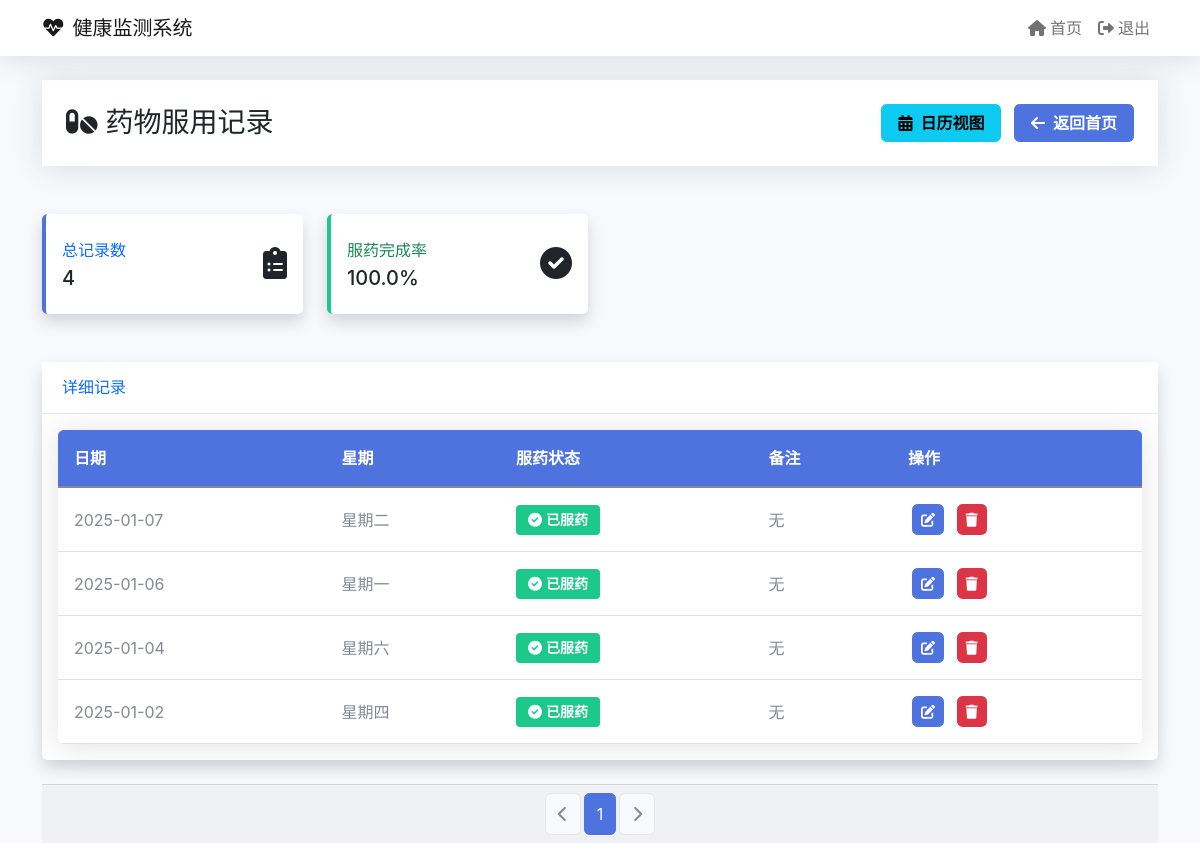
The app's page /medicine_detail (signed in), older data.
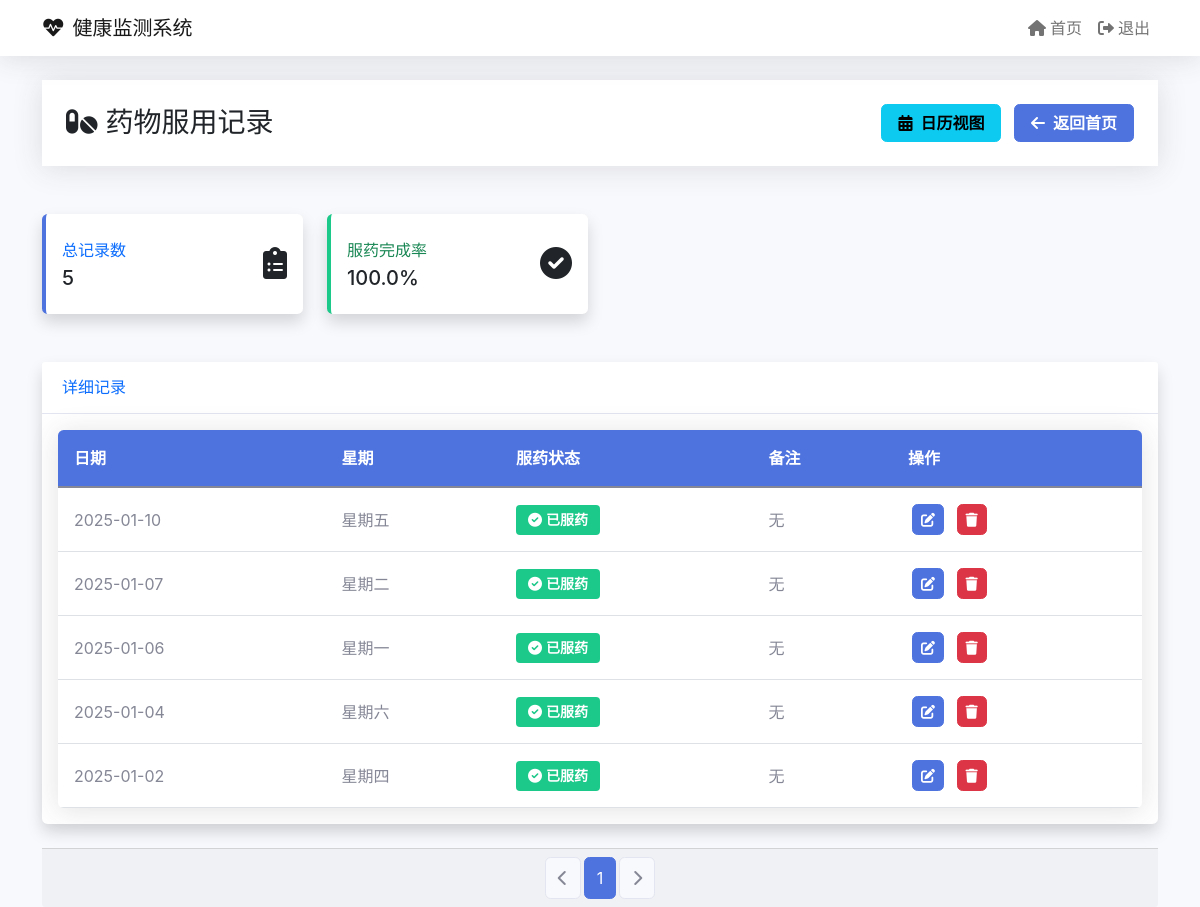
The same page, newer data.
### tables this page shows
CREATE TABLE medicine_records
                 (id INTEGER PRIMARY KEY AUTOINCREMENT,
                  date TEXT NOT NULL,
                  day_of_week TEXT NOT NULL,
                  medicine_taken BOOLEAN NOT NULL,
                  notes TEXT);

### app.py (the view)
@app.route('/medicine_detail')
@login_required
def medicine_detail():
    page = request.args.get('page', 1, type=int)
    per_page = 10
    db = get_db()
    total = db.execute('SELECT COUNT(*) FROM medicine_records').fetchone()[0]
    total_pages = (total + per_page - 1) // per_page
    offset = (page - 1) * per_page
    records = db.execute('''SELECT * FROM medicine_records
                            ORDER BY date DESC LIMIT ? OFFSET ?''',
                         [per_page, offset]).fetchall()
    db.close()
    return render_template('medicinedetail.html',
                         records=records,
                         current_page=page,
                         total_pages=total_pages)

### app.py (called while the page is built)
def login_required(f):
    @wraps(f)
    def decorated_function(*args, **kwargs):
        if 'logged_in' not in session:
            return redirect(url_for('login'))
        return f(*args, **kwargs)
    return decorated_function

### templates/medicinedetail.html (shortened to what this page needs)
{% extends "base.html" %}
{% block content %}
<div class="row mb-4">
    <div class="col-12">
        <div class="page-header">
            <div class="container">
                <div class="d-flex justify-content-between align-items-center">
                    <h1 class="h3 mb-0 text-gray-800">
                        <i class="fas fa-pills me-2"></i>药物服用记录
                    </h1>
                    <div>
                        <a href="{{ url_for('medicine_calendar') }}" class="btn btn-info">
                            <i class="fas fa-calendar-alt me-2"></i>日历视图
                        </a>
                        <a href="{{ url_for('landing') }}" class="btn btn-primary ms-2">
                            <i class="fas fa-arrow-left me-2"></i>返回首页
                        </a>
                    </div>
                </div>
            </div>
        </div>
    </div>
</div>
<div class="row mb-4">
    <div class="col-xl-3 col-md-6 mb-4">
        <div class="card border-left-primary shadow h-100 py-2 stats-card">
            <div class="card-body">
                <div class="row no-gutters align-items-center">
                    <div class="col mr-2">
                        <div class="text-xs font-weight-bold text-primary text-uppercase mb-1">总记录数</div>
                        <div class="h5 mb-0 font-weight-bold text-gray-800">{{ records|length }}</div>
                    </div>
                    <div class="col-auto">
                        <i class="fas fa-clipboard-list fa-2x text-gray-300"></i>
                    </div>
                </div>
            </div>
        </div>
    </div>
    <div class="col-xl-3 col-md-6 mb-4">
        <div class="card border-left-success shadow h-100 py-2 stats-card">
            <div class="card-body">
                <div class="row no-gutters align-items-center">
                    <div class="col mr-2">
                        <div class="text-xs font-weight-bold text-success text-uppercase mb-1">服药完成率</div>
                        <div class="h5 mb-0 font-weight-bold text-gray-800">
                            {% set taken_count = records|selectattr('medicine_taken')|list|length %}
                            {{ "%.1f"|format(taken_count / records|length * 100 if records|length > 0 else 0) }}%
                        </div>
                    </div>
                    <div class="col-auto">
                        <i class="fas fa-check-circle fa-2x text-gray-300"></i>
                    </div>
                </div>
            </div>
        </div>
    </div>
</div>
<div class="card shadow mb-4">
    <div class="card-header py-3">
        <h6 class="m-0 font-weight-bold text-primary">详细记录</h6>
    </div>
    <div class="card-body">
        <div class="table-responsive">
            <table class="table table-hover">
                <thead>
                    <tr>
                        <th>日期</th>
                        <th>星期</th>
                        <th>服药状态</th>
                        <th>备注</th>
                        <th>操作</th>
                    </tr>
                </thead>
                <tbody>
                    {% for record in records %}
                    <tr>
                        <td>{{ record.date }}</td>
                        <td>{{ record.day_of_week }}</td>
                        <td>
                            {% if record.medicine_taken %}
                            <span class="badge badge-success">
                                <i class="fas fa-check-circle me-1"></i>已服药
                            </span>
                            {% else %}
                            <span class="badge badge-danger">
                                <i class="fas fa-times-circle me-1"></i>未服药
                            </span>
                            {% endif %}
                        </td>
                        <td>{{ record.notes or '无' }}</td>
                        <td class="action-buttons">
                            <button type="button" class="btn btn-primary btn-sm" data-bs-toggle="modal" data-bs-target="#editModal{{ record.id }}">
                                <i class="fas fa-edit"></i>
                            </button>
                            <a href="{{ url_for('delete_medicine_record', id=record.id) }}" class="btn btn-danger btn-sm" onclick="return confirm('确定要删除这条记录吗？')">
                                <i class="fas fa-trash"></i>
                            </a>
                        </td>
                    </tr>
                    {% endfor %}
                </tbody>
            </table>
        </div>
    </div>
</div>
<div class="card-footer">
    <nav aria-label="Page navigation">
        <ul class="pagination justify-content-center mb-0">
            <li class="page-item {{ 'disabled' if current_page == 1 }}">
                <a class="page-link" href="{{ url_for('medicine_detail', page=current_page-1) if current_page > 1 else '#' }}">
                    <i class="fas fa-chevron-left"></i>
                </a>
            </li>
            {% for page in range(1, total_pages + 1) %}
                {% if page == current_page %}
                    <li class="page-item active">
                        <span class="page-link">{{ page }}</span>
                    </li>
                {% endif %}
            {% endfor %}
            <li class="page-item {{ 'disabled' if current_page == total_pages }}">
                <a class="page-link" href="{{ url_for('medicine_detail', page=current_page+1) if current_page < total_pages else '#' }}">
                    <i class="fas fa-chevron-right"></i>
                </a>
            </li>
        </ul>
    </nav>
</div>
{% endblock %}

### templates/base.html (shortened to what this page needs)
<!DOCTYPE html>
<html>
<head>
    <link href="https://cdn.jsdelivr.net/npm/bootstrap@5.1.3/dist/css/bootstrap.min.css" rel="stylesheet">
    <link href="https://cdnjs.cloudflare.com/ajax/libs/font-awesome/6.0.0/css/all.min.css" rel="stylesheet">
</head>
<body>
    <nav class="navbar navbar-expand-lg navbar-light mb-4">
        <div class="container">
            <a class="navbar-brand" href="{{ url_for('landing') }}">
                <i class="fas fa-heartbeat me-2"></i>健康监测系统
            </a>
            {% if session.logged_in %}
            <div class="collapse navbar-collapse" id="navbarNav">
                <ul class="navbar-nav ms-auto">
                    <li class="nav-item">
                        <a class="nav-link" href="{{ url_for('landing') }}">
                            <i class="fas fa-home me-1"></i>首页
                        </a>
                    </li>
                    <li class="nav-item">
                        <a class="nav-link" href="{{ url_for('logout') }}">
                            <i class="fas fa-sign-out-alt me-1"></i>退出
                        </a>
                    </li>
                </ul>
            </div>
            {% endif %}
        </div>
    </nav>
    <div class="container">
        {% block content %}{% endblock %}
    </div>
</body>
</html>

### templates/base.html (style rules this page uses)
:root { --primary-color: #4e73df; --secondary-color: #858796; --success-color: #1cc88a; --info-color: #36b9cc; --warning-color: #f6c23e; --danger-color: #e74a3b; }
body { background-color: #f8f9fc; font-family: 'Nunito', -apple-system, BlinkMacSystemFont, "Segoe UI", Roboto, "Helvetica Neue", Arial, sans-serif; }
.navbar { background-color: white; box-shadow: 0 .15rem 1.75rem 0 rgba(58,59,69,.15); }
.card { border: none; border-radius: .35rem; box-shadow: 0 .15rem 1.75rem 0 rgba(58,59,69,.15); }
.card-header { background-color: white; border-bottom: 1px solid #e3e6f0; padding: 1rem 1.25rem; }
.btn { border-radius: .35rem; padding: .375rem 1rem; font-weight: 600; }
.btn-primary { background-color: var(--primary-color); border-color: var(--primary-color); }
.table { color: #858796; }
.table thead th { background-color: #f8f9fc; border-bottom: 2px solid #e3e6f0; }
.page-header { margin-bottom: 1.5rem; padding: 1.5rem 0; background-color: white; box-shadow: 0 .15rem 1.75rem 0 rgba(58,59,69,.15); }

### templates/medicinedetail.html (style rules this page uses)
.action-buttons .btn { padding: .25rem .5rem; font-size: .875rem; margin: 0 .25rem; }
.table-responsive { border-radius: .35rem; box-shadow: 0 .15rem 1.75rem 0 rgba(58,59,69,.15); }
.table { margin-bottom: 0; }
.table thead th { background-color: var(--primary-color); color: white; border: none; padding: 1rem; }
.table td { vertical-align: middle; padding: 1rem; }
.badge { padding: .5rem .75rem; font-size: .875rem; font-weight: 600; }
.badge-success { background-color: var(--success-color); }
.stats-card { transition: all .3s ease; }
.border-left-primary { border-left: .25rem solid var(--primary-color) !important; }
.border-left-success { border-left: .25rem solid var(--success-color) !important; }
.pagination { margin: 0; }
.page-link { color: var(--primary-color); border: 1px solid #e3e6f0; padding: .5rem .75rem; margin: 0 .25rem; border-radius: .35rem !important; }
.page-item.active .page-link { background-color: var(--primary-color); border-color: var(--primary-color); }
.page-item.disabled .page-link { color: var(--secondary-color); background-color: #f8f9fc; border-color: #e3e6f0; }

Row changes from the older to the newer data that the page shows:
added medicine_records: date "2025-01-10", day_of_week "星期五", medicine_taken True (drawn), notes "无"
Text that changed along with them:
{{ records|length }}: "4" → "5"
